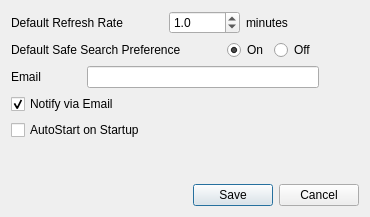
<?xml version="1.0" encoding="UTF-8"?>
<ui version="4.0">
 <class>Dialog</class>
 <widget class="QDialog" name="Dialog">
  <property name="geometry">
   <rect>
    <x>0</x>
    <y>0</y>
    <width>370</width>
    <height>217</height>
   </rect>
  </property>
  <property name="windowTitle">
   <string>Options</string>
  </property>
  <layout class="QVBoxLayout" name="verticalLayout_2">
   <item>
    <layout class="QVBoxLayout" name="verticalLayout">
     <item>
      <layout class="QHBoxLayout" name="horizontalLayout">
       <item>
        <widget class="QLabel" name="label_5">
         <property name="text">
          <string>Default Refresh Rate</string>
         </property>
        </widget>
       </item>
       <item>
        <spacer name="horizontalSpacer">
         <property name="orientation">
          <enum>Qt::Horizontal</enum>
         </property>
         <property name="sizeType">
          <enum>QSizePolicy::Minimum</enum>
         </property>
         <property name="sizeHint" stdset="0">
          <size>
           <width>40</width>
           <height>20</height>
          </size>
         </property>
        </spacer>
       </item>
       <item>
        <widget class="QDoubleSpinBox" name="doubleSpinBox">
         <property name="decimals">
          <number>1</number>
         </property>
         <property name="minimum">
          <double>0.100000000000000</double>
         </property>
         <property name="maximum">
          <double>10000.000000000000000</double>
         </property>
         <property name="value">
          <double>1.000000000000000</double>
         </property>
        </widget>
       </item>
       <item>
        <widget class="QLabel" name="label_6">
         <property name="text">
          <string>minutes</string>
         </property>
        </widget>
       </item>
       <item>
        <spacer name="horizontalSpacer_2">
         <property name="orientation">
          <enum>Qt::Horizontal</enum>
         </property>
         <property name="sizeHint" stdset="0">
          <size>
           <width>40</width>
           <height>20</height>
          </size>
         </property>
        </spacer>
       </item>
      </layout>
     </item>
     <item>
      <layout class="QHBoxLayout" name="horizontalLayout_25">
       <item>
        <widget class="QLabel" name="labello">
         <property name="text">
          <string>Default Safe Search Preference</string>
         </property>
        </widget>
       </item>
       <item>
        <spacer name="horizontalSpacer_5">
         <property name="orientation">
          <enum>Qt::Horizontal</enum>
         </property>
         <property name="sizeType">
          <enum>QSizePolicy::Minimum</enum>
         </property>
         <property name="sizeHint" stdset="0">
          <size>
           <width>40</width>
           <height>20</height>
          </size>
         </property>
        </spacer>
       </item>
       <item>
        <widget class="QRadioButton" name="radioButton">
         <property name="text">
          <string>On</string>
         </property>
         <property name="checked">
          <bool>true</bool>
         </property>
        </widget>
       </item>
       <item>
        <widget class="QRadioButton" name="radioButton_2">
         <property name="text">
          <string>Off</string>
         </property>
        </widget>
       </item>
       <item>
        <spacer name="horizontalSpacer_6">
         <property name="orientation">
          <enum>Qt::Horizontal</enum>
         </property>
         <property name="sizeHint" stdset="0">
          <size>
           <width>40</width>
           <height>20</height>
          </size>
         </property>
        </spacer>
       </item>
      </layout>
     </item>
     <item>
      <layout class="QHBoxLayout" name="horizontalLayout_2">
       <item>
        <widget class="QLabel" name="label">
         <property name="text">
          <string>Email</string>
         </property>
        </widget>
       </item>
       <item>
        <spacer name="horizontalSpacer_3">
         <property name="orientation">
          <enum>Qt::Horizontal</enum>
         </property>
         <property name="sizeType">
          <enum>QSizePolicy::Minimum</enum>
         </property>
         <property name="sizeHint" stdset="0">
          <size>
           <width>40</width>
           <height>20</height>
          </size>
         </property>
        </spacer>
       </item>
       <item>
        <widget class="QLineEdit" name="lineEdit"/>
       </item>
       <item>
        <spacer name="horizontalSpacer_4">
         <property name="orientation">
          <enum>Qt::Horizontal</enum>
         </property>
         <property name="sizeType">
          <enum>QSizePolicy::Minimum</enum>
         </property>
         <property name="sizeHint" stdset="0">
          <size>
           <width>40</width>
           <height>20</height>
          </size>
         </property>
        </spacer>
       </item>
      </layout>
     </item>
     <item>
      <layout class="QHBoxLayout" name="horizontalLayout_3">
       <item>
        <widget class="QCheckBox" name="checkBox">
         <property name="text">
          <string>Notify via Email</string>
         </property>
         <property name="checked">
          <bool>true</bool>
         </property>
        </widget>
       </item>
      </layout>
     </item>
     <item>
      <layout class="QHBoxLayout" name="horizontalLayout_4">
       <item>
        <widget class="QCheckBox" name="checkBox_2">
         <property name="text">
          <string>AutoStart on Startup</string>
         </property>
        </widget>
       </item>
      </layout>
     </item>
     <item>
      <spacer name="verticalSpacer">
       <property name="orientation">
        <enum>Qt::Vertical</enum>
       </property>
       <property name="sizeHint" stdset="0">
        <size>
         <width>20</width>
         <height>40</height>
        </size>
       </property>
      </spacer>
     </item>
     <item>
      <widget class="QDialogButtonBox" name="buttonBox">
       <property name="orientation">
        <enum>Qt::Horizontal</enum>
       </property>
       <property name="standardButtons">
        <set>QDialogButtonBox::Cancel|QDialogButtonBox::Save</set>
       </property>
      </widget>
     </item>
    </layout>
   </item>
  </layout>
 </widget>
 <resources/>
 <connections>
  <connection>
   <sender>buttonBox</sender>
   <signal>accepted()</signal>
   <receiver>Dialog</receiver>
   <slot>accept()</slot>
   <hints>
    <hint type="sourcelabel">
     <x>248</x>
     <y>254</y>
    </hint>
    <hint type="destinationlabel">
     <x>157</x>
     <y>274</y>
    </hint>
   </hints>
  </connection>
  <connection>
   <sender>buttonBox</sender>
   <signal>rejected()</signal>
   <receiver>Dialog</receiver>
   <slot>reject()</slot>
   <hints>
    <hint type="sourcelabel">
     <x>316</x>
     <y>260</y>
    </hint>
    <hint type="destinationlabel">
     <x>286</x>
     <y>274</y>
    </hint>
   </hints>
  </connection>
 </connections>
</ui>
